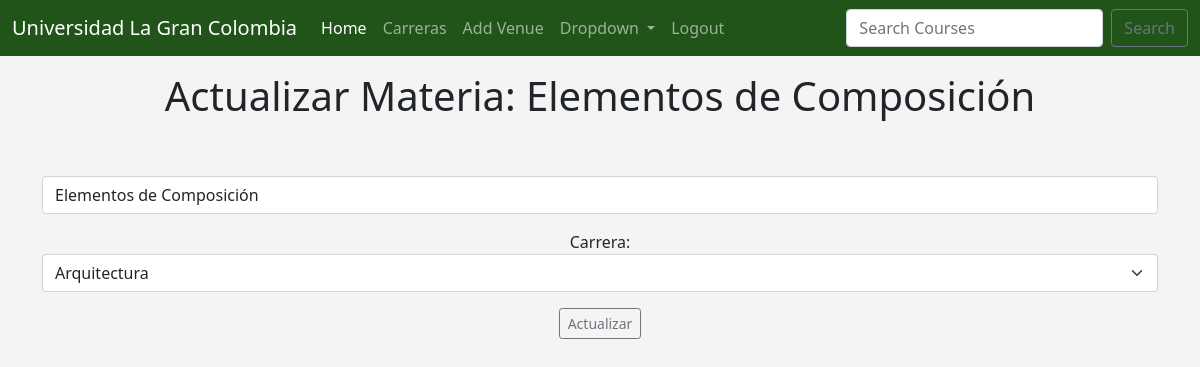
Page /carreras/Arquitectura/actualizar_materia/5 (signed in) on the earlier database version.
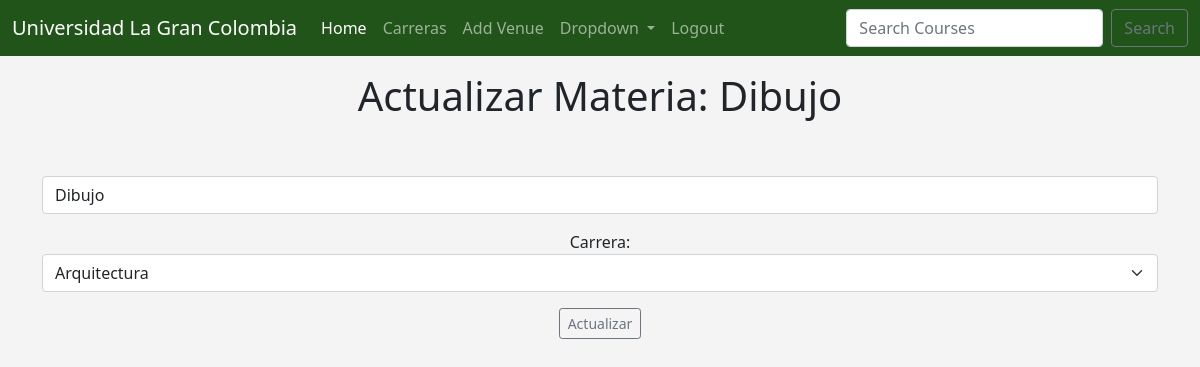
Same page on the later database version.
### nombre/models.py (models this page shows, shortened)
class Materia(models.Model):
    nombre = models.CharField(max_length=40)
    carrera = models.ForeignKey(Carrera, on_delete=models.SET_NULL, null=True)

class Carrera(models.Model):
    nombre      = models.CharField(max_length=50)
    def __str__(self):
        return '%s' % self.nombre

### nombre/views.py (the view)
# urls.py: path('carreras/<carrera>/actualizar_materia/<materia_id>',          views.actualizar_materia,   name="actualizar-materia"),
def actualizar_materia(request, carrera, materia_id):
	materia = Materia.objects.get(pk=materia_id)
	form = MateriaForm(request.POST or None, instance=materia)
	if form.is_valid():
		form.save()
		return redirect('ver-carrera', carrera)
	context = {
		'materia': materia,
		'form': form,
		'page_title': "Actualizar Materia",
	}
	return render(request, 'nombre/actualizar_materia.html', context)

### nombre/forms.py
class MateriaForm(forms.ModelForm):
	class Meta:
		model = Materia
		fields = '__all__'
		labels = {
			'nombre': '',
			'carrera': 'Carrera:',
		}
		widgets = {
			'nombre': forms.TextInput(attrs={'class':'form-control', 'placeholder':'Nombre de la materia'}),
			'carrera': forms.Select(attrs={'class':'form-select', 'readonly': True,}),
		}

### nombre/templates/nombre/actualizar_materia.html (shortened to what this page needs)
{% extends 'nombre/base.html' %}
{% block content %}
{% if user.is_authenticated %}
  <center>
    <h1> Actualizar Materia: {{ materia.nombre }} </h1>
    <br><br>
    <form action="" method="POST">
      {{ form.as_p }}
      <input type="submit" value="Actualizar" class="btn btn-outline-secondary btn-sm">
    </form>
  </center>
{% else %}
<h1>Lo sentimos, debes ingresar para ver esta pagina</h1>
<a class="nav-link" href="{% url 'login' %}">Ingresar</a>
{% endif %}
{% endblock %}

Differences in the rows shown:
changed Materia: nombre "Elementos de Composición" → "Dibujo"
